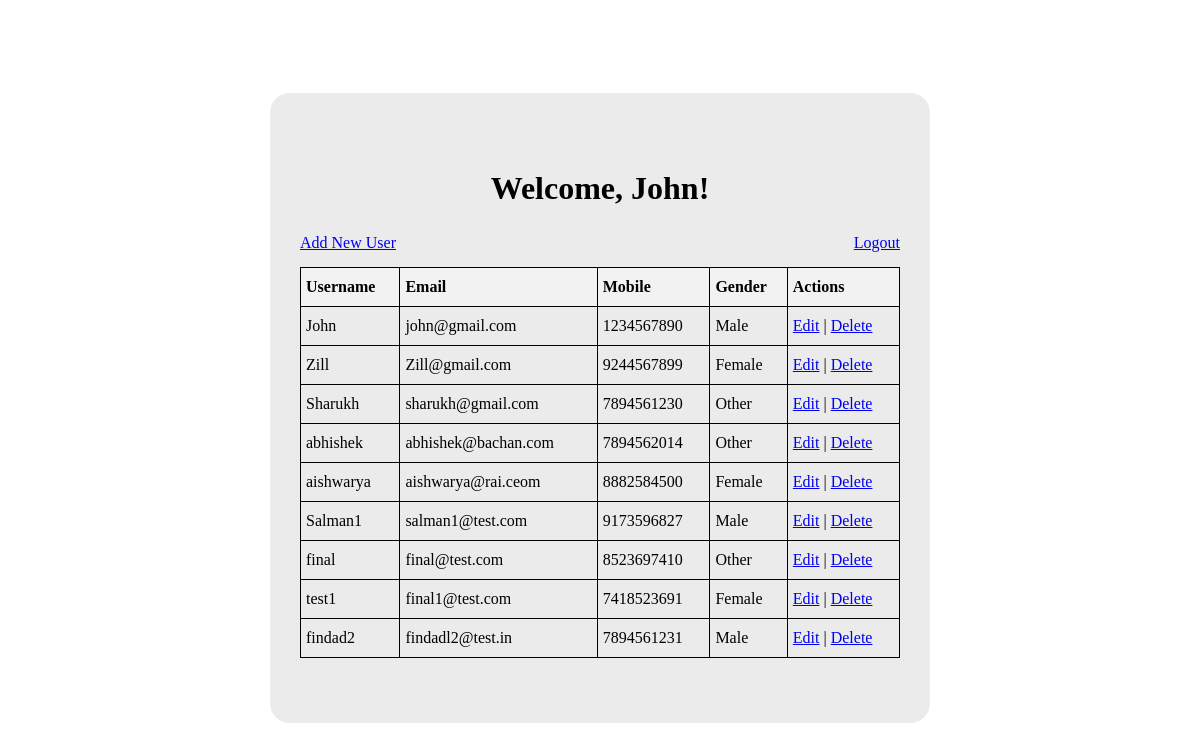
/users.php (signed in), run on the app's committed database.
### tables this page shows
CREATE TABLE `users` (
  `id` int(11) NOT NULL,
  `username` varchar(50) NOT NULL,
  `email` varchar(100) NOT NULL,
  `password` varchar(255) NOT NULL,
  `mobile` varchar(10) DEFAULT NULL,
  `gender` enum('Male','Female','Other') NOT NULL
);

### users.php (the view, shortened to what this page needs)
<?php
include('db.php');
$stmt = $pdo->query("SELECT * FROM users");
$users = $stmt->fetchAll(PDO::FETCH_ASSOC);
?>
<!DOCTYPE html>
<html lang="en">
<head>
</head>
<body class="all-users">
    <div class="container">
    <h2 class="main-title">Welcome, <?php echo $_SESSION['user_name']; ?>!</h2>
    <a style="float: right;" href="logout.php">Logout</a>
    <a class="mb-15 d-block" href="add_user.php">Add New User</a>
    <table class="mb-15" border="1">
        <thead>
            <tr>
                <th>Username</th>
                <th>Email</th>
                <th>Mobile</th>
                <th>Gender</th>
                <th>Actions</th>
            </tr>
        </thead>
        <tbody>
            <?php
            foreach ($users as $user) {
            ?>
                <tr>
                    <td><?php echo htmlspecialchars($user['username']); ?></td>
                    <td><?php echo htmlspecialchars($user['email']); ?></td>
                    <td><?php echo htmlspecialchars($user['mobile']); ?></td>
                    <td><?php echo htmlspecialchars($user['gender']); ?></td>
                    <td>
                        <a href="edit_user.php?id=<?php echo $user['id']; ?>">Edit</a> |
                        <a href="delete_user.php?id=<?php echo $user['id']; ?>" onclick="return confirm('Are you sure you want to delete this user?')">Delete</a>
                    </td>
                </tr>
            <?php
            }
            ?>
        </tbody>
    </table>
</div>
</body>
</html>

### users.php (style rules this page uses)
table { width: 100%; border-collapse: collapse; }
table, th, td { border: 1px solid black; }
th, td { padding: 8px; text-align: left; }
th { background-color: #f2f2f2; }
body { display: flex; align-items: center; height: 100vh; }
.container { background-color: #ebebeb; padding: 50px 30px; border-radius: 20px; max-width: 420px; width: 100%; margin: 0 auto; }
.all-users .container { max-width: 600px; }
.mb-15 { margin-bottom: 15px; }
.main-title { text-align: center; font-size: 32px; }
.d-block { display: block; }
table { border-collapse: collapse; width: 100%; }
table th, table td { padding: 10px 5px; }

### data on the page
users: username "John", email "john@gmail.com", mobile "1234567890", gender "Male"
users: username "Zill", email "Zill@gmail.com", mobile "9244567899", gender "Female"
users: username "Sharukh", email "sharukh@gmail.com", mobile "7894561230", gender "Other"
users: username "abhishek", email "abhishek@bachan.com", mobile "7894562014", gender "Other"
users: username "aishwarya", email "aishwarya@rai.ceom", mobile "8882584500", gender "Female"
users: username "Salman1", email "salman1@test.com", mobile "9173596827", gender "Male"
users: username "final", email "final@test.com", mobile "8523697410", gender "Other"
users: username "test1", email "final1@test.com", mobile "7418523691", gender "Female"
users: username "findad2", email "findadl2@test.in", mobile "7894561231", gender "Male"

### other printed values
$_SESSION['user_name'] "John"
